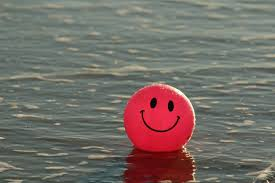
#> input picture Explication/007 Utilazacion avanzado de calses/005 Interfaces/image.png, 275 x 183 px
$ python 009-negativo.py
#> lines starting #> are read from the running program, lines starting #| are printed output that depends on the picture
# pip3 install pillow --break-system-packages
from PIL import Image

imagen = Image.open("image.png")
#> imagen is the input picture: PIL image 275x183 RGB; mean R, G, B 117.4, 108.1, 102.2

anchura,altura = imagen.size
#> anchura = 275; altura = 183

for x in range(0,anchura):
	for y in range(0,altura):
		pixel = imagen.getpixel((x, y))
		rojo = pixel[0]
		verde = pixel[1]
		azul = pixel[2]
		rojo = 255 - rojo					# Rojo a negativo
		verde = 255 - verde				# Verde a negativo
		azul = 255 - azul					# Azul a negativo
		imagen.putpixel((x, y), (rojo, verde, azul)) # ESTO ES CORRECTO
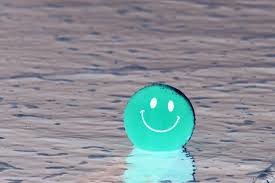
#> imagen: PIL image 275x183 RGB; mean R, G, B 137.6, 146.9, 152.8

imagen.save("modificado.jpg")
